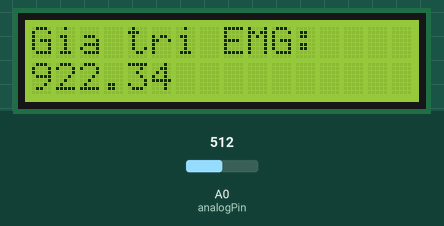
Bench run of a sketch on a simulated Arduino Uno, built with avr-gcc and run on an emulated ATmega328P. On the bench: 16×2 character LCD. The inputs (shaded band) are chosen by the test bench; at power-on: A0 (analogPin) = 512. What the sketch prints to the serial monitor is not drawn.

Above: at 1.2 s.
1.3 s: A0 (analogPin) set to 716
At 2.6 s:
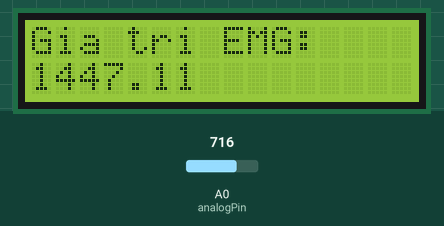
2.9 s: A0 (analogPin) set to 900
At 3.8 s:
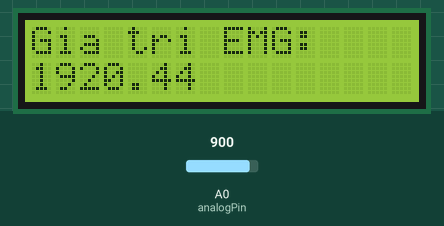
5.9 s: A0 (analogPin) set to 1023
At 7.5 s:
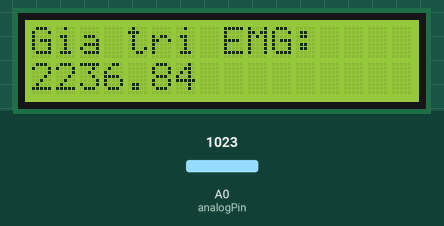
Timing chart, 0 to 9.0 s (numbered marks = the images above; inputs shaded):
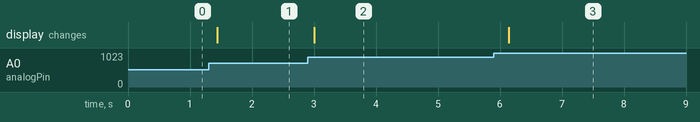

Measured:
- after the input at 1.3 s, the display: changes after 0.14 s (image 1)
- after the input at 2.9 s, the display: changes after 0.11 s (image 2)
- after the input at 5.9 s, the display: changes after 0.24 s (image 3)

The sketch:

hien_thi_thuc_te_emg.ino
```cpp
const int analogPin = A0;           // Chân analog kết nối tín hiệu EMG
const double adcRef = 5.0;          // Điện áp tham chiếu ADC (thường là 5V)
const int adcMax = 1023;            // Giá trị tối đa ADC 10-bit
const double emgOffset = 0.75;       // Offset DC của tín hiệu EMG đầu ra (V)
const double gain = 1900.0;         // Hệ số khuếch đại

#include <Wire.h>
#include <LiquidCrystal_I2C.h>
// Khai báo LCD I2C tại địa chỉ 0x27, kích thước 16x2
LiquidCrystal_I2C lcd(0x27, 16, 2);
byte degree[8] = {
0B01110,
0B01010,
0B01110,
0B00000,
0B00000,
0B00000,
0B00000,
0B00000
};
void setup() {
  Serial.begin(9600);
  Serial.println("Time (ms),EMG (uV)");
  lcd.init();                   // Khởi động LCD
  lcd.backlight();             // Bật đèn nền
  lcd.setCursor(0, 0);
  lcd.print("Gia tri EMG:");     // Dòng 1: Tiêu đề
}

void loop() {
  int rawValue = analogRead(analogPin);

  // B1: Tính điện áp đầu vào (V)
  double voltage = (rawValue / (double)adcMax) * adcRef;

  // B2: Loại bỏ offset (tính hiệu điện áp thực sự)
  double centeredVoltage = voltage - emgOffset;

  // B3: Chuyển sang giá trị EMG sinh lý (μV)
  double emg_uV = (centeredVoltage * 1e6) / gain;  // μV

  // B4: In ra thời gian và giá trị EMG
  unsigned long currentTime = millis();
  Serial.print(currentTime);
  Serial.print(",");
  Serial.println(emg_uV, 1);  // Hiển thị 1 chữ số thập phân (ví dụ: 1270.3 μV)
// Hiển thị kết quả lên LCD
  lcd.setCursor(0, 1);
  lcd.print("                ");  // Xoá dòng
  lcd.setCursor(0, 1);
  lcd.print(emg_uV, 2); //In 2 chu so phan thap phan
  //delayMicroseconds(1950);  // 1950 µs = 1.95 ms ≈ 512 Hz


   delay(200); // Tần số lấy mẫu ~50Hz
}
```
